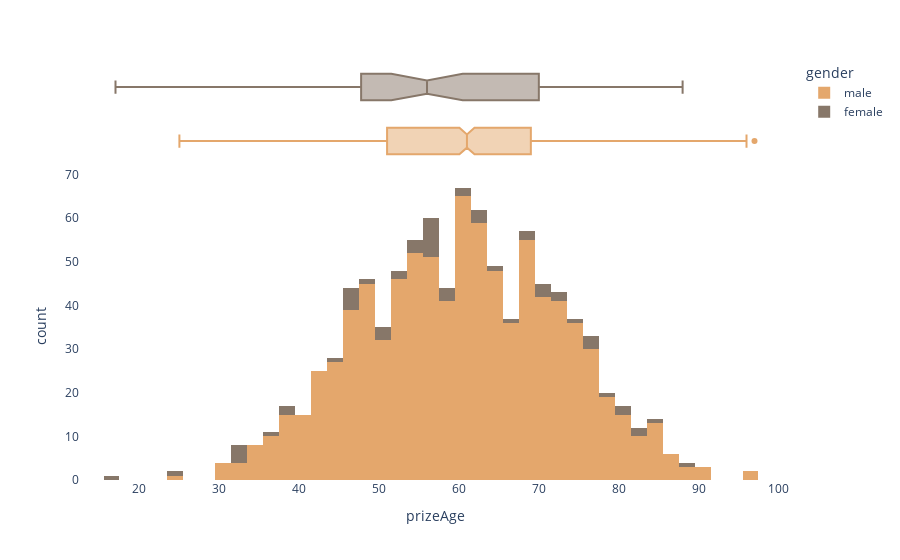

Here is the notebook cell this chart was saved with:
### Code cell
fig = px.histogram(df[df['gender'] != 'org'], x = 'prizeAge', color = 'gender', 
                  marginal = 'box', # or violin, rug, box
                  hover_data = df.columns,
                  color_discrete_sequence=['#e4a76c', '#877769'])

fig.update_layout(plot_bgcolor='rgba(0,0,0,0)') 

fig.show()

### Figure 1 — Plotly figure (JSON) as saved in the notebook; plotly's stock layout.template omitted (floating-point values rounded to 4 significant figures; data arrays with more than 128 entries replaced by an {"elided": "..."} marker saying what was removed)
{"data": [{"alignmentgroup": "True", "bingroup": "x", "hovertemplate": "gender=male<br>prizeAge=%{x}<br>count=%{y}<extra></extra>", "legendgroup": "male", "marker": {"color": "#e4a76c", "pattern": {"shape": ""}}, "name": "male", "offsetgroup": "male", "orientation": "v", "showlegend": true, "type": "histogram", "x": {"elided": "898 int values"}, "xaxis": "x", "yaxis": "y"}, {"alignmentgroup": "True", "customdata": {"elided": "898x22 mixed values"}, "hovertemplate": "gender=%{customdata[11]}<br>prizeAge=%{x}<br>id=%{customdata[0]}<br>firstname=%{customdata[1]}<br>surname=%{customdata[2]}<br>born=%{customdata[3]}<br>died=%{customdata[4]}<br>bornCountry=%{customdata[5]}<br>bornCountryCode=%{customdata[6]}<br>bornCity=%{customdata[7]}<br>diedCountry=%{customdata[8]}<br>diedCountryCode=%{customdata[9]}<br>diedCity=%{customdata[10]}<br>year=%{customdata[12]}<br>category=%{customdata[13]}<br>overallMotivation=%{customdata[14]}<br>share=%{customdata[15]}<br>motivation=%{customdata[16]}<br>name=%{customdata[17]}<br>city=%{customdata[18]}<br>country=%{customdata[19]}<br>count=%{customdata[20]}<br>total=%{customdata[21]}<extra></extra>", "legendgroup": "male", "marker": {"color": "#e4a76c"}, "name": "male", "notched": true, "offsetgroup": "male", "showlegend": false, "type": "box", "x": {"elided": "898 int values"}, "xaxis": "x2", "yaxis": "y2"}, {"alignmentgroup": "True", "bingroup": "x", "hovertemplate": "gender=female<br>prizeAge=%{x}<br>count=%{y}<extra></extra>", "legendgroup": "female", "marker": {"color": "#877769", "pattern": {"shape": ""}}, "name": "female", "offsetgroup": "female", "orientation": "v", "showlegend": true, "type": "histogram", "x": [36, 44, 57, 38, 54, 51, 56, 81, 77, 70, 53, 62, 71, 79, 33, 32, 69, 80, 46, 33, 47, 51, 55, 46, 46, 56, 75, 68, 62, 73, 56, 57, 58, 64, 88, 61, 61, 48, 70, 56, 76, 73, 39, 32, 82, 51, 17, 85, 67, 59, 62, 25, 56, 47, 55, 52, 56, 77, 58, 56, 82], "xaxis": "x", "yaxis": "y"}, {"alignmentgroup": "True", "customdata": {"elided": "61x22 mixed values"}, "hovertemplate": "gender=%{customdata[11]}<br>prizeAge=%{x}<br>id=%{customdata[0]}<br>firstname=%{customdata[1]}<br>surname=%{customdata[2]}<br>born=%{customdata[3]}<br>died=%{customdata[4]}<br>bornCountry=%{customdata[5]}<br>bornCountryCode=%{customdata[6]}<br>bornCity=%{customdata[7]}<br>diedCountry=%{customdata[8]}<br>diedCountryCode=%{customdata[9]}<br>diedCity=%{customdata[10]}<br>year=%{customdata[12]}<br>category=%{customdata[13]}<br>overallMotivation=%{customdata[14]}<br>share=%{customdata[15]}<br>motivation=%{customdata[16]}<br>name=%{customdata[17]}<br>city=%{customdata[18]}<br>country=%{customdata[19]}<br>count=%{customdata[20]}<br>total=%{customdata[21]}<extra></extra>", "legendgroup": "female", "marker": {"color": "#877769"}, "name": "female", "notched": true, "offsetgroup": "female", "showlegend": false, "type": "box", "x": [36, 44, 57, 38, 54, 51, 56, 81, 77, 70, 53, 62, 71, 79, 33, 32, 69, 80, 46, 33, 47, 51, 55, 46, 46, 56, 75, 68, 62, 73, 56, 57, 58, 64, 88, 61, 61, 48, 70, 56, 76, 73, 39, 32, 82, 51, 17, 85, 67, 59, 62, 25, 56, 47, 55, 52, 56, 77, 58, 56, 82], "xaxis": "x2", "yaxis": "y2"}], "layout": {"barmode": "relative", "legend": {"title": {"text": "gender"}, "tracegroupgap": 0}, "margin": {"t": 60}, "plot_bgcolor": "rgba(0,0,0,0)", "xaxis": {"anchor": "y", "domain": [0, 1], "title": {"text": "prizeAge"}}, "xaxis2": {"anchor": "y2", "domain": [0, 1], "matches": "x", "showgrid": true, "showticklabels": false}, "yaxis": {"anchor": "x", "domain": [0, 0.7326], "title": {"text": "count"}}, "yaxis2": {"anchor": "x2", "domain": [0.7426, 1], "matches": "y2", "showgrid": false, "showline": false, "showticklabels": false, "ticks": ""}}}
